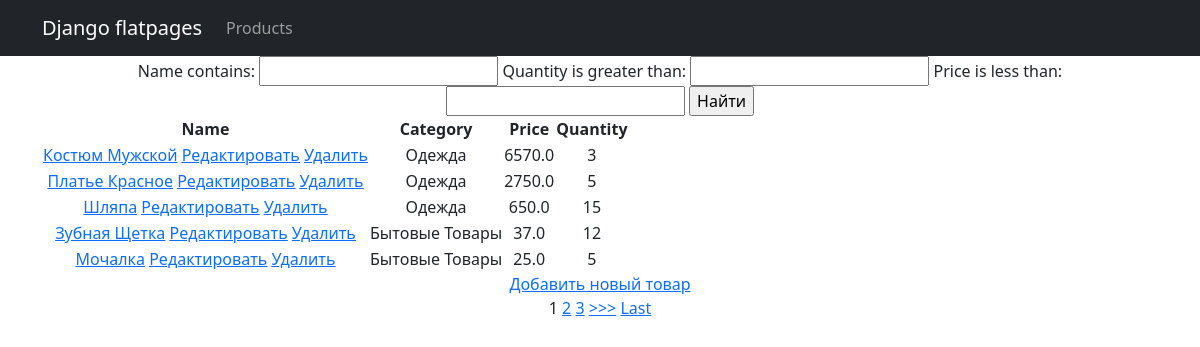
Before: /products/ with the older database file.
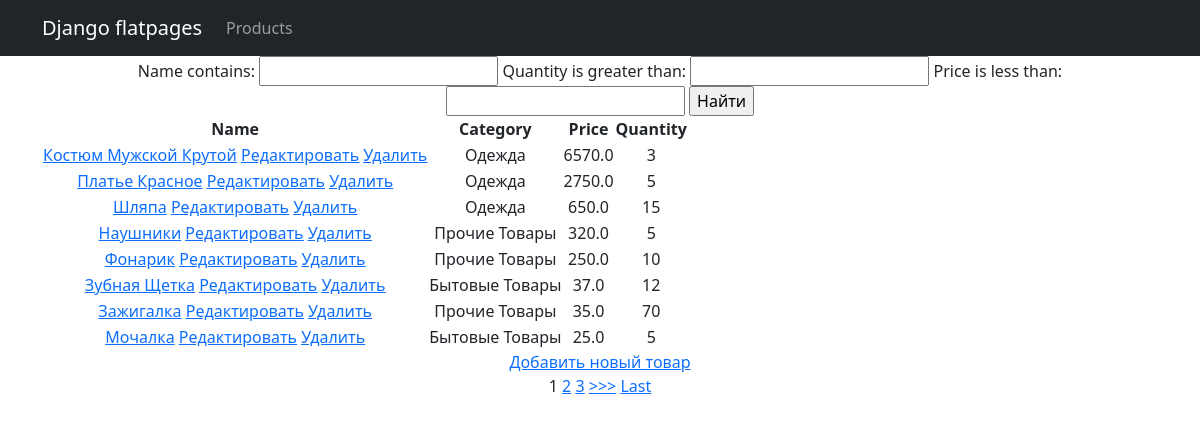
After: the same page with the newer database file.
### simpleapp/models.py (models this page shows, shortened)
class Product(models.Model):
    name = models.CharField(max_length=200, unique=True)  # названия товаров не должны повторяться
    description = models.TextField()
    quantity = models.IntegerField(validators=[MinValueValidator(0, 'Quantity should be >= 0')])
    category = models.ForeignKey(
        to='Category',
        on_delete=models.CASCADE,
        related_name='products',  # все продукты в категории будут доступны через поле products
    )
    price = models.FloatField(validators=[MinValueValidator(0.0, 'Price should be >= 0.0')])

class Category(models.Model):
    name = models.CharField(max_length=100, unique=True)  # названия категорий тоже не должны повторяться

### simpleapp/views.py (the view)
# urls.py: path('', Products.as_view()),
class Products(ListView):
    model = Product
    template_name = 'products.html'
    context_object_name = 'products'
    ordering = ['-price']
    paginate_by = 1
    def get_context_data(self, **kwargs):
        context = super().get_context_data(**kwargs)
        context['filter'] = ProductFilter(self.request.GET, queryset=self.get_queryset())
        return context

### Templates/products.html (shortened to what this page needs)
{% extends 'flatpages/default.html' %}
{% load custom_filters %}
{% block content %}
<form method="GET">
    {{ filter.form }}
    <input type="submit" value="Найти">
</form>
<table>
    <thead>
        <th>
            Name
        </th>
        <th>
            Category
        </th>
        <th>
            Price
        </th>
        <th>
            Quantity
        </th>
    </thead>
    {% for product in filter.qs %}
    <tr>
        <td>
             <a href="{% url 'product_detail' product.id %}">{{ product.name|title }}</a>
            <a href="{% url 'product_update' product.id %}"><u>Редактировать</u></a>
            <a href="{% url 'product_delete' product.id %}"><u> Удалить </u></a>
        </td>
        <td>
            {{ product.category.name|title }}
        </td>
        <td>
            {{ product.price }}
        </td>
        <td>
            {{ product.quantity }}
        </td>
    </tr>
    {% endfor %}
</table>
<a href="{% url 'product_create' %}">Добавить новый товар</a> <br>
{% if is_paginated %}
    {% for num in page_obj.paginator.page_range %}
        {% if page_obj.number == num %}
            <a>{{ num }}</a>
        {% elif num > page_obj.number|add:'-3' and num < page_obj.number|add:'3' %}
            <a href="?page={{ num }}">{{ num }}</a>
        {% endif %}
    {% endfor %}
    {% if page_obj.has_next %}
        <a href="?page={{ page_obj.next_page_number }}">>>></a>
        <a href="?page={{ page_obj.paginator.num_pages }}">Last</a>
    {% endif %}
{% endif %}
{% endblock content %}

### Templates/flatpages/default.html (shortened to what this page needs)
<!DOCTYPE html>
<html lang="en">
    <head>
        {% load static %}
        <link href="{% static 'css/styles.css' %}" rel="stylesheet" />
    </head>
    <body>
        <nav class="navbar navbar-expand-lg navbar-dark bg-dark static-top">
           <div class="container">
               <a class="navbar-brand" href="#">Django flatpages</a>
               <div class="collapse navbar-collapse" id="navbarResponsive">
                   <ul class="navbar-nav ml-auto">
                       <li class="nav-item active">
                           <a class="nav-link" href="/products">Products</a>
                       </li>
                   </ul>
               </div>
           </div>
        </nav>
        <div class="container">
           <div class="row">
               <div class="col-lg-12 text-center">
                   {% block content %}{% endblock content %}
               </div>
           </div>
        </div>
    </body>
</html>

Changed rows visible on the page:
changed Product: name "Костюм Мужской" → "Костюм Мужской Крутой"
added Product: name "Наушники", category.name "Прочие Товары", price "320.0", quantity "5"
added Product: name "Фонарик", category.name "Прочие Товары", price "250.0", quantity "10"
added Product: name "Зажигалка", category.name "Прочие Товары", price "35.0", quantity "70"
